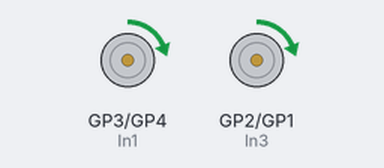
This program was run on a simulated Raspberry Pi Pico running MicroPython. On the bench: motor-driver pin pairs drawn as motors (green arrow = first pin HIGH = forward, orange = second pin HIGH = backward, longer = more drive, scaled by the enable pin). What the program prints to the serial console is not drawn.

Above: at 1.0 s.
Timing chart, 0 to 7.8 s (numbered marks = the images above):
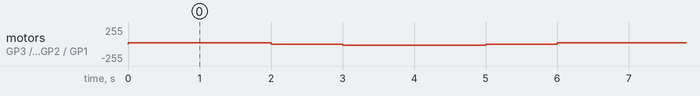

The program:

IR_Motor_1.py
```python
'''
first progran is to get the motor running oin PWM
'''
# from machine import PWM,Pin
# import utime

# EnPin1=5
# In1Pin=4
# In2Pin=3
# In3Pin=2
# In4Pin=1
# EnPin2=0
# EnA=PWM(EnPin1)
# EnA.freq(50)
# EnA.duty_u16(5000)
# EnB=PWM(EnPin2)
# EnB.freq(50)
# EnB.duty_u16(0)
# In1=Pin(In1Pin,Pin.OUT)
# In2=Pin(In2Pin,Pin.OUT)
# In1.value(1)
# In2.value(0)
# print(In1.value())
# while True:
#     for i in range(1,200,1):
#         In1.value(1)
#         In2.value(0)
#         EnB.duty_u16(i)
#         utime.sleep(.5)

#     In1.value(0)
#     In2.value(0)

from machine import Pin,PWM
import time #importing time for delay


# Defining motor pins

#OUT1  and OUT2
In1=Pin(3,Pin.OUT)
In2=Pin(4,Pin.OUT)
EnB=Pin(5,Pin.OUT)

EnA=PWM(0)
EnA.freq(150)
EnA.duty_u16(5000)
EnB=PWM(5)
EnB.freq(150)
EnB.duty_u16(5000)


#OUT3  and OUT4
In3=Pin(2,Pin.OUT)
In4=Pin(1,Pin.OUT)
EN_B=Pin(0)
# Forward
def move_forward():
    In1.high()
    In2.low()
    In3.high()
    In4.low()

# Backward
def move_backward():
    In1.low()
    In2.high()
    In3.low()
    In4.high()

#Turn Right
def turn_right():
    In1.low()
    In2.low()
    In3.low()
    In4.high()

#Turn Left
def turn_left():
    In1.low()
    In2.high()
    In3.low()
    In4.low()

#Stop
def stop():
    In1.low()
    In2.low()
    In3.low()
    In4.low()
try:
    while True:
        move_forward()
        print("Forward")
        time.sleep(2)
        stop()
        print("Stop")
        time.sleep(1)
        move_backward()
        print("Backward")
        time.sleep(2)
        stop()
        print("Stop")
        time.sleep(1)
except KeyboardInterrupt:
    print('done')
```

Measured:
- by itself, motor on GP3 (In1) / GP4 (In2), motor on GP2 (In3) / GP1 (In4): repeats every 6.0 s: stopped 1.0 s, backward 19/255 2.0 s, stopped 1.0 s, forward 19/255 2.0 s
